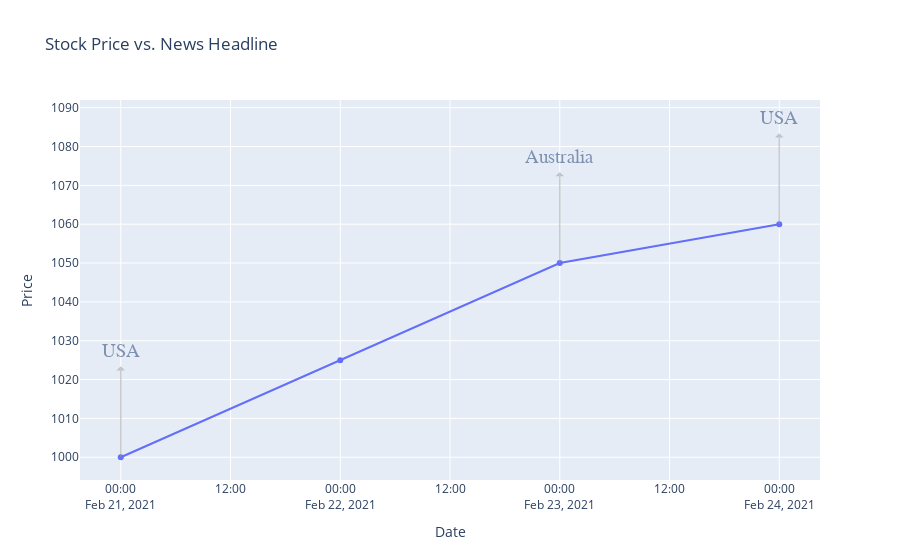
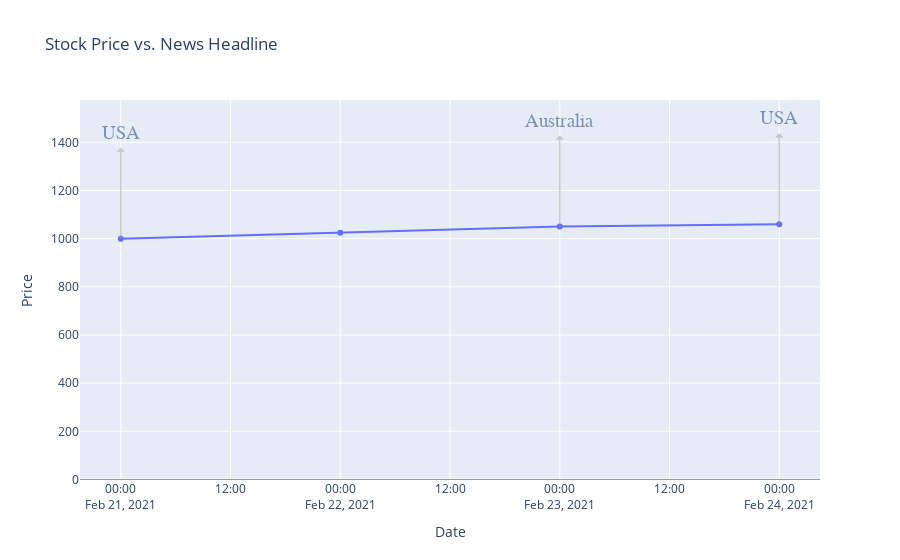

Notebook code for these charts, in order:
### Code cell
# create the trace for the line chart
trace = go.Scatter(x=data['Date'], y=data['price'],
                   mode='lines+markers', name='Price')
annotations=[]
# create the annotations
# create the layout object
layout = go.Layout(title='Stock Price vs. News Headline',
                   xaxis=dict(title='Date'),
                   yaxis=dict(title='Price'))
fig   = go.Figure(data=[trace], layout=layout)
fig2  = go.Figure(data=[trace], layout=layout)

for index, row in data.iterrows():
    if (len(row['News'])!=0):
        annotations.append( dict(
                            text=row['News'],
                            x=row['Date'],
                            y=row['price'],
                            xref="x", 
                            yref="y",
                            showarrow=True,
                            ax=0,
                            ay=-120,
                            arrowcolor ='#999999',
                            arrowsize=0.3,
                            arrowwidth=1.4,
                            bordercolor='#A0C49D',
                            captureevents =True,
                            opacity = 0.5,
                            hovertext=rf"Price in {row['Date']} = {row['price']}$",
                            clicktoshow="onoff",
                            
                            xanchor= 'auto',
                            yanchor = 'top',
                            arrowhead= 1,
                            arrowside ='start' ,
                            borderpad=5,
                            borderwidth=0,  
                            
                            hoverlabel= dict(
                                bgcolor='#DDE6ED',
                                bordercolor='#19376D',
                            ),
                            font=dict(
                                color='#19376D',
                                family="Balto",
                                size=19
                            )
                            
                            
                            )
        )
        # fig.add_vline(x=row['Date'], line_width=3, line_dash="dash", line_color="green")
        fig2.add_hrect(y0=0, y1=0, line_width=1, fillcolor="red", opacity=0.21)

fig.update_layout(annotations=annotations)
fig2.update_layout(annotations=annotations)

# show the figure
fig.show()
fig2.show()

### Figure 1 — Plotly figure (JSON) as saved in the notebook; plotly's stock layout.template omitted (floating-point values rounded to 4 significant figures)
{"data": [{"mode": "lines+markers", "name": "Price", "type": "scatter", "x": ["2021-02-21T00:00:00", "2021-02-22T00:00:00", "2021-02-23T00:00:00", "2021-02-24T00:00:00"], "y": [1000, 1025, 1050, 1060]}], "layout": {"annotations": [{"arrowcolor": "#999999", "arrowhead": 1, "arrowside": "start", "arrowsize": 0.3, "arrowwidth": 1.4, "ax": 0, "ay": -120, "bordercolor": "#A0C49D", "borderpad": 5, "borderwidth": 0, "captureevents": true, "clicktoshow": "onoff", "font": {"color": "#19376D", "family": "Balto", "size": 19}, "hoverlabel": {"bgcolor": "#DDE6ED", "bordercolor": "#19376D"}, "hovertext": "Price in 2021-02-21 00:00:00 = 1000$", "opacity": 0.5, "showarrow": true, "text": "USA", "x": "2021-02-21T00:00:00", "xanchor": "auto", "xref": "x", "y": 1000, "yanchor": "top", "yref": "y"}, {"arrowcolor": "#999999", "arrowhead": 1, "arrowside": "start", "arrowsize": 0.3, "arrowwidth": 1.4, "ax": 0, "ay": -120, "bordercolor": "#A0C49D", "borderpad": 5, "borderwidth": 0, "captureevents": true, "clicktoshow": "onoff", "font": {"color": "#19376D", "family": "Balto", "size": 19}, "hoverlabel": {"bgcolor": "#DDE6ED", "bordercolor": "#19376D"}, "hovertext": "Price in 2021-02-23 00:00:00 = 1050$", "opacity": 0.5, "showarrow": true, "text": "Australia", "x": "2021-02-23T00:00:00", "xanchor": "auto", "xref": "x", "y": 1050, "yanchor": "top", "yref": "y"}, {"arrowcolor": "#999999", "arrowhead": 1, "arrowside": "start", "arrowsize": 0.3, "arrowwidth": 1.4, "ax": 0, "ay": -120, "bordercolor": "#A0C49D", "borderpad": 5, "borderwidth": 0, "captureevents": true, "clicktoshow": "onoff", "font": {"color": "#19376D", "family": "Balto", "size": 19}, "hoverlabel": {"bgcolor": "#DDE6ED", "bordercolor": "#19376D"}, "hovertext": "Price in 2021-02-24 00:00:00 = 1060$", "opacity": 0.5, "showarrow": true, "text": "USA", "x": "2021-02-24T00:00:00", "xanchor": "auto", "xref": "x", "y": 1060, "yanchor": "top", "yref": "y"}], "title": {"text": "Stock Price vs. News Headline"}, "xaxis": {"title": {"text": "Date"}}, "yaxis": {"title": {"text": "Price"}}}}

### Figure 2 — Plotly figure (JSON) as saved in the notebook; plotly's stock layout.template omitted (floating-point values rounded to 4 significant figures)
{"data": [{"mode": "lines+markers", "name": "Price", "type": "scatter", "x": ["2021-02-21T00:00:00", "2021-02-22T00:00:00", "2021-02-23T00:00:00", "2021-02-24T00:00:00"], "y": [1000, 1025, 1050, 1060]}], "layout": {"annotations": [{"arrowcolor": "#999999", "arrowhead": 1, "arrowside": "start", "arrowsize": 0.3, "arrowwidth": 1.4, "ax": 0, "ay": -120, "bordercolor": "#A0C49D", "borderpad": 5, "borderwidth": 0, "captureevents": true, "clicktoshow": "onoff", "font": {"color": "#19376D", "family": "Balto", "size": 19}, "hoverlabel": {"bgcolor": "#DDE6ED", "bordercolor": "#19376D"}, "hovertext": "Price in 2021-02-21 00:00:00 = 1000$", "opacity": 0.5, "showarrow": true, "text": "USA", "x": "2021-02-21T00:00:00", "xanchor": "auto", "xref": "x", "y": 1000, "yanchor": "top", "yref": "y"}, {"arrowcolor": "#999999", "arrowhead": 1, "arrowside": "start", "arrowsize": 0.3, "arrowwidth": 1.4, "ax": 0, "ay": -120, "bordercolor": "#A0C49D", "borderpad": 5, "borderwidth": 0, "captureevents": true, "clicktoshow": "onoff", "font": {"color": "#19376D", "family": "Balto", "size": 19}, "hoverlabel": {"bgcolor": "#DDE6ED", "bordercolor": "#19376D"}, "hovertext": "Price in 2021-02-23 00:00:00 = 1050$", "opacity": 0.5, "showarrow": true, "text": "Australia", "x": "2021-02-23T00:00:00", "xanchor": "auto", "xref": "x", "y": 1050, "yanchor": "top", "yref": "y"}, {"arrowcolor": "#999999", "arrowhead": 1, "arrowside": "start", "arrowsize": 0.3, "arrowwidth": 1.4, "ax": 0, "ay": -120, "bordercolor": "#A0C49D", "borderpad": 5, "borderwidth": 0, "captureevents": true, "clicktoshow": "onoff", "font": {"color": "#19376D", "family": "Balto", "size": 19}, "hoverlabel": {"bgcolor": "#DDE6ED", "bordercolor": "#19376D"}, "hovertext": "Price in 2021-02-24 00:00:00 = 1060$", "opacity": 0.5, "showarrow": true, "text": "USA", "x": "2021-02-24T00:00:00", "xanchor": "auto", "xref": "x", "y": 1060, "yanchor": "top", "yref": "y"}], "shapes": [{"fillcolor": "red", "line": {"width": 1}, "opacity": 0.21, "type": "rect", "x0": 0, "x1": 1, "xref": "x domain", "y0": 0, "y1": 0, "yref": "y"}, {"fillcolor": "red", "line": {"width": 1}, "opacity": 0.21, "type": "rect", "x0": 0, "x1": 1, "xref": "x domain", "y0": 0, "y1": 0, "yref": "y"}, {"fillcolor": "red", "line": {"width": 1}, "opacity": 0.21, "type": "rect", "x0": 0, "x1": 1, "xref": "x domain", "y0": 0, "y1": 0, "yref": "y"}], "title": {"text": "Stock Price vs. News Headline"}, "xaxis": {"title": {"text": "Date"}}, "yaxis": {"title": {"text": "Price"}}}}
